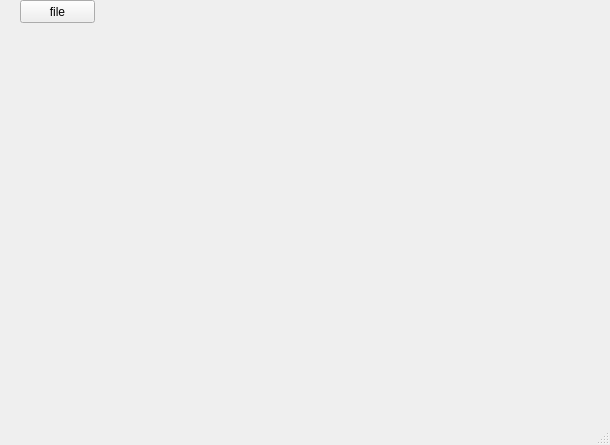
<?xml version="1.0" encoding="UTF-8"?>
<ui version="4.0">
 <class>MainWindow</class>
 <widget class="QMainWindow" name="MainWindow">
  <property name="geometry">
   <rect>
    <x>0</x>
    <y>0</y>
    <width>610</width>
    <height>445</height>
   </rect>
  </property>
  <property name="windowTitle">
   <string>MainWindow</string>
  </property>
  <widget class="QWidget" name="centralwidget">
   <widget class="QPushButton" name="btnFile">
    <property name="geometry">
     <rect>
      <x>20</x>
      <y>0</y>
      <width>75</width>
      <height>23</height>
     </rect>
    </property>
    <property name="text">
     <string>file</string>
    </property>
   </widget>
  </widget>
  <widget class="QMenuBar" name="menubar">
   <property name="geometry">
    <rect>
     <x>0</x>
     <y>0</y>
     <width>610</width>
     <height>23</height>
    </rect>
   </property>
  </widget>
  <widget class="QStatusBar" name="statusbar"/>
 </widget>
 <resources/>
 <connections/>
</ui>
